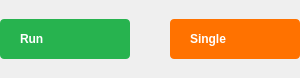
<?xml version="1.0" encoding="UTF-8"?>
<ui version="4.0">
 <class>RunSingleWidget</class>
 <widget class="QWidget" name="RunSingleWidget">
  <property name="geometry">
   <rect>
    <x>0</x>
    <y>0</y>
    <width>300</width>
    <height>78</height>
   </rect>
  </property>
  <property name="windowTitle">
   <string>Form</string>
  </property>
  <layout class="QHBoxLayout" name="horizontalLayout">
   <property name="spacing">
    <number>0</number>
   </property>
   <property name="leftMargin">
    <number>0</number>
   </property>
   <property name="topMargin">
    <number>0</number>
   </property>
   <property name="rightMargin">
    <number>0</number>
   </property>
   <property name="bottomMargin">
    <number>0</number>
   </property>
   <item>
    <widget class="QPushButton" name="btnRun">
     <property name="layoutDirection">
      <enum>Qt::RightToLeft</enum>
     </property>
     <property name="styleSheet">
      <string notr="true">QPushButton {
  width: 80px;
  height: 40px;
  border-radius: 4px;
  background-color: #27b34f;
  color: white;
  
  font-weight: bold;

  text-align: left;
  padding-left: 20px;
  padding-right: 20px;
}

QPushButton[running=true] {
  background-color: #F45000;
}

QPushButton:disabled {
  background-color: grey;
}</string>
     </property>
     <property name="text">
      <string>Run</string>
     </property>
     <property name="icon">
      <iconset resource="../resources/resources.qrc">
       <normaloff>:/icons/common/ico-play.svg</normaloff>
       <normalon>:/icons/default-theme/icons/ico-stop.svg</normalon>:/icons/common/ico-play.svg</iconset>
     </property>
     <property name="iconSize">
      <size>
       <width>8</width>
       <height>10</height>
      </size>
     </property>
     <property name="checkable">
      <bool>true</bool>
     </property>
     <property name="checked">
      <bool>false</bool>
     </property>
    </widget>
   </item>
   <item>
    <spacer name="horizontalSpacer">
     <property name="orientation">
      <enum>Qt::Horizontal</enum>
     </property>
     <property name="sizeType">
      <enum>QSizePolicy::Fixed</enum>
     </property>
     <property name="sizeHint" stdset="0">
      <size>
       <width>40</width>
       <height>20</height>
      </size>
     </property>
    </spacer>
   </item>
   <item>
    <widget class="QPushButton" name="btnSingle">
     <property name="layoutDirection">
      <enum>Qt::RightToLeft</enum>
     </property>
     <property name="styleSheet">
      <string notr="true">QPushButton {
  width: 80px;
  height: 40px;
  border-radius: 4px;
  background-color: #ff7200;
  color: white;
  
  font-weight: bold;

  text-align: left;
  padding-left: 20px;
  padding-right: 20px;
}

QPushButton[running=true] {
  background-color: #F45000;
}

QPushButton:disabled {
  background-color: grey;
}</string>
     </property>
     <property name="text">
      <string>Single</string>
     </property>
     <property name="icon">
      <iconset resource="../resources/resources.qrc">
       <normaloff>:/icons/common/ico-oneshot.svg</normaloff>
       <normalon>:/icons/default-theme/icons/ico-stop.svg</normalon>:/icons/common/ico-oneshot.svg</iconset>
     </property>
     <property name="iconSize">
      <size>
       <width>10</width>
       <height>10</height>
      </size>
     </property>
     <property name="checkable">
      <bool>true</bool>
     </property>
    </widget>
   </item>
  </layout>
 </widget>
 <resources>
  <include location="../resources/resources.qrc"/>
 </resources>
 <connections/>
</ui>
